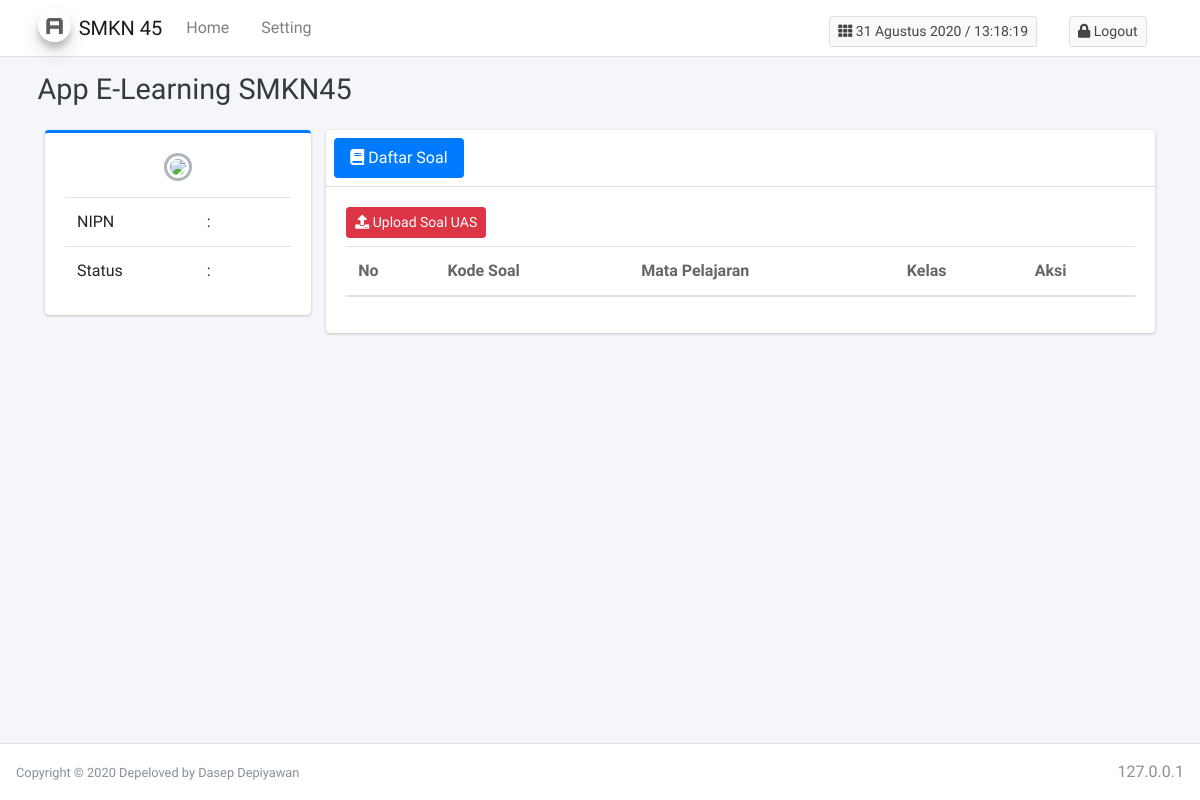
Before: /index.php/guru/soal_uas with the older database file.
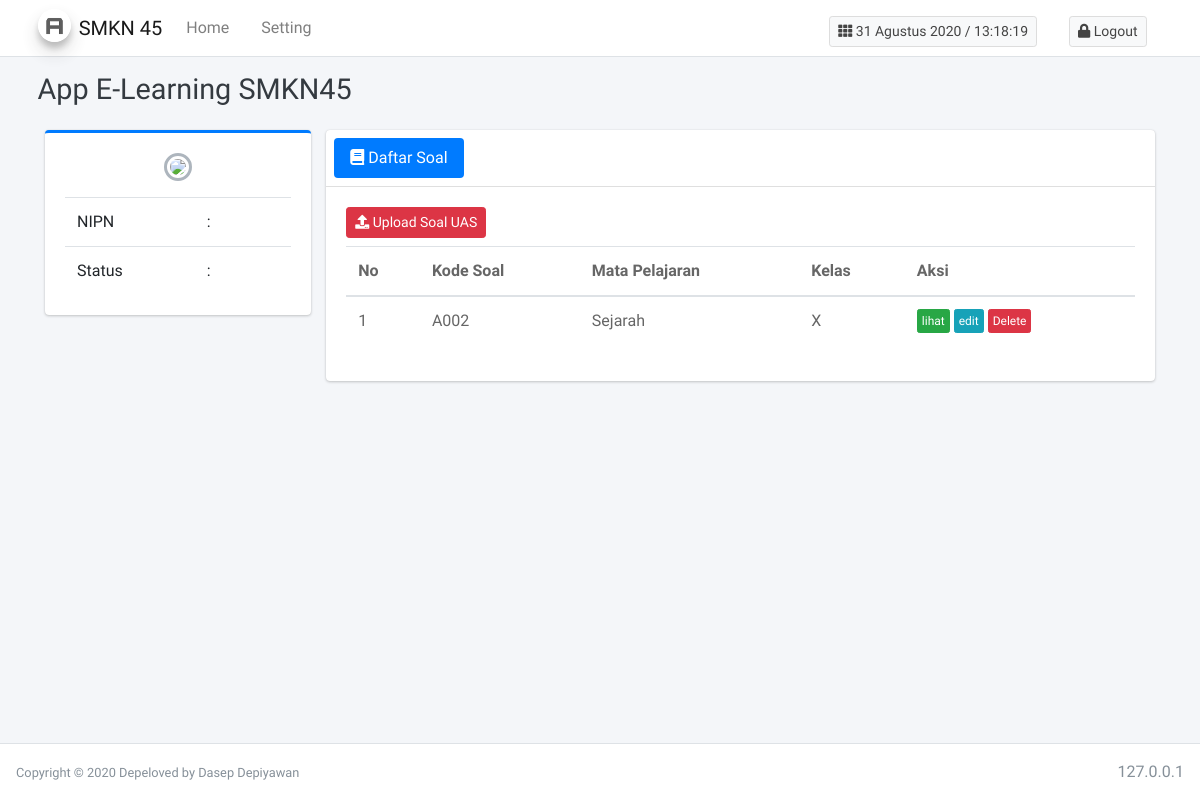
After: the same page with the newer database file.
### tables this page shows
CREATE TABLE `uas` (
  `id` int(11) NOT NULL,
  `kode_soal` varchar(60) DEFAULT NULL,
  `mata_pelajaran` varchar(60) DEFAULT NULL,
  `guru` varchar(60) DEFAULT NULL,
  `prodi` varchar(150) DEFAULT NULL,
  `kode_prodi` varchar(60) DEFAULT NULL,
  `kelas` varchar(60) DEFAULT NULL,
  `kode_guru` varchar(60) DEFAULT NULL,
  `tanggal` varchar(60) DEFAULT NULL
);

### application/libraries/Template.php (called while the page is built)
<?php
 class Template
 {
 	var $template_data = array();
 		function set($name , $value)
 		{
 			$this->template_data[$name] = $value ;
 		}
 		function load($template = '' , $view = '' , $view_data  = array() , $return = FALSE)
 		{
 			$this->CI =& get_instance();
 			$this->set('contents', $this->CI->load->view($view, $view_data , TRUE));
 			return $this->CI->load->view($template , $this->template_data, $return);
 		}
 }

### application/controllers/guru/Soal_uas.php (called while the page is built)
<?php
 class Soal_uas extends CI_Controller
 {
 	public function index()
 	{
 		$data['profile'] = $this->m_guru->cariData(array("nipn" => $this->session->userdata("nipn")),"guru")->row();
 		$data['uas'] = $this->m_guru->getData("uas")->result();
 		$this->template->load("template/template_guru","guru/uas",$data);
 	}
 }

### index.php (called while the page is built, shortened)
<?php
require_once BASEPATH.'core/CodeIgniter.php';

### application/models/M_guru.php (called while the page is built, shortened)
<?php
class M_guru extends CI_Model
{
	public function getData($table)
	{
		return $this->db->get($table);
	}
}

### application/views/guru/uas.php (the view, shortened to what this page needs)
<div class="container-fluid">
        <div class="row">
          <div class="col-md-3">
            <div class="card card-primary card-outline">
              <div class="card-body box-profile">
                <div class="text-center">
                  <img class="profile-user-img img-fluid img-circle"
                        src="<?= base_url("assets/poto_pengajar/". $profile->photo) ?>">
                </div>
                <table class="table">
                  <tr>
                    <td>NIPN</td>
                    <td>:</td>
                    <td><?= $this->session->userdata("nipn") ?></td>
                  </tr>
                  <tr>
                    <td>Status</td>
                    <td>:</td>
                    <td><?= $this->session->userdata("status") ?></td>
                  </tr>
                </table>
              </div>
            </div>
          </div>
          <div class="col-md-9">
            <div class="card">
              <div class="card-header p-2">
                <ul class="nav nav-pills">
                  <li class="nav-item"><a class="nav-link active" href="#activity" data-toggle="tab"><i class="fa fa-book"></i> Daftar Soal</a></li>
                </ul>
              </div>
              <div class="card-body">
                <div class="tab-content">
                  <div class="active tab-pane" id="activity">
                    <div class="post">
                      <a href="<?= base_url('guru/Upload_soal') ?>" class="btn btn-danger btn-sm mb-2"><i class="fa fa-upload"></i> Upload Soal UAS</a>
                      <table class="table" id="uas">
                        <thead>
                          <tr>
                            <th>No</th>
                            <th>Kode Soal</th>
                            <th>Mata Pelajaran</th>
                            <th>Kelas</th>
                            <th>Aksi</th>
                          </tr>
                        </thead>
                        <tbody>
                           <?php $no = 0 ; foreach($uas as $soal) : ?>
                            <tr>
                              <td><?= ++$no ; ?></td>
                              <td><?= $soal->kode_soal ; ?></td>
                              <td><?= $soal->mata_pelajaran ; ?></td>
                              <td><?= $soal->kelas ; ?></td>
                              <td>
                                <a href="<?= base_url('guru/Soal_uts/view_uts/'.$soal->kode_soal) ?>" class="btn btn-success btn-xs">lihat</a>
                                <a href="<?= base_url('guru/Soal_uts/edit_soal/'.$soal->kode_soal) ?>" class="btn btn-info btn-xs">edit</a>
                                <a href="javascript:del('<?= $soal->kode_soal ?>')" class="btn btn-danger btn-xs">Delete</a>
                              </td>
                            </tr>
                          <?php endforeach ?>
                        </tbody>
                      </table>
                    </div>
                  </div>
                  </div>
                 </div>
              </div>
            </div>
          </div>
        </div>
      </div>

Changed rows visible on the page:
added uas: kode_soal "A002", mata_pelajaran "Sejarah", kelas "X"
